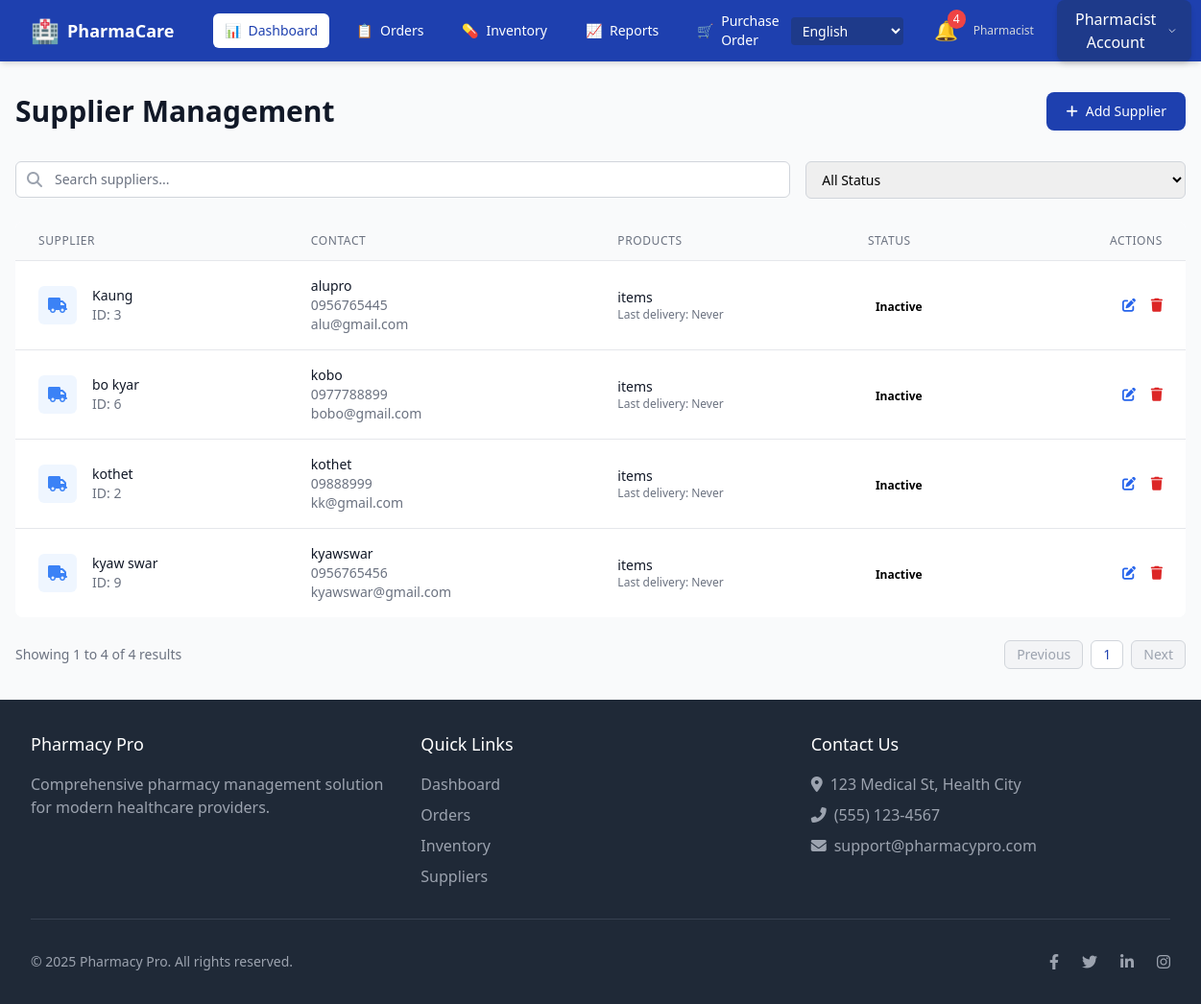
Page /en/suppliers/ (signed in) on the earlier database version.
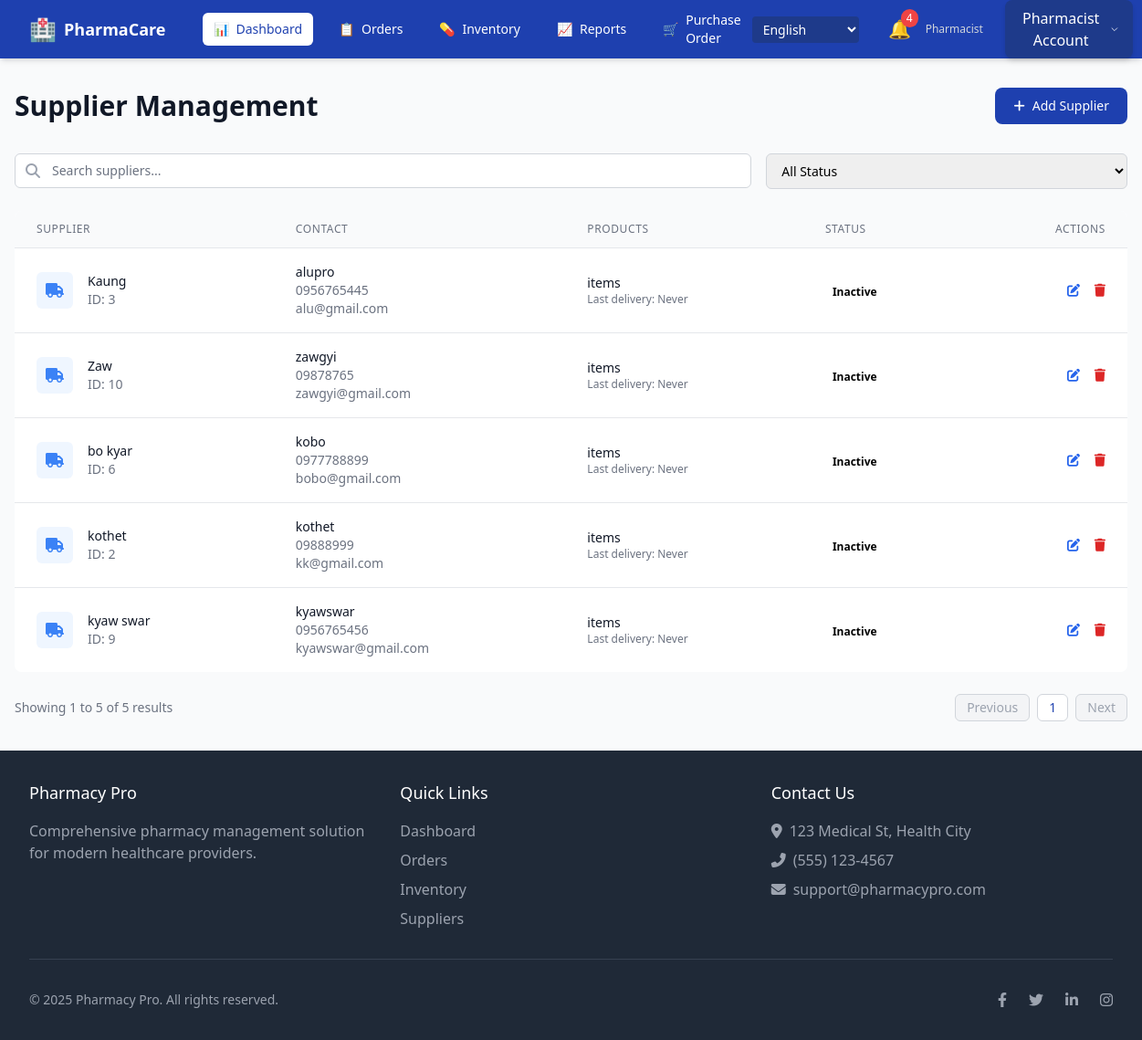
Same page on the later database version.
### ourapp/models.py (models this page shows, shortened)
class Supplier(models.Model):
    supplier_name = models.CharField(max_length=255, blank=True, null=True, verbose_name=_("Supplier Name"))
    company = models.CharField(max_length=255, blank=True, null=True, verbose_name=_("Company"))
    contact_person = models.CharField(max_length=255, blank=True, null=True, verbose_name=_("Contact Person"))
    email = models.EmailField(blank=True, null=True, verbose_name=_("Email"))
    phone = models.CharField(max_length=50, blank=True, null=True, verbose_name=_("Phone"))
    address = models.TextField(blank=True, null=True, verbose_name=_("Address"))
    status = models.BooleanField(blank=True, null=True, verbose_name=_("Active"))

### ourapp/views.py (the view)
# urls.py: path('suppliers/', purchaseorder_view, name='purchaseorder_view'),
def purchaseorder_view(request):
    supplier_list = Supplier.objects.all().order_by('supplier_name')
    paginator = Paginator(supplier_list, 10)  # Show 10 suppliers per page
    page_number = request.GET.get('page')
    suppliers = paginator.get_page(page_number)
    return render(request, 'purchaseorder.html', {'suppliers': suppliers})

### ourapp/context_processors.py (called while the page is built)
def expiry_alert_items(request):
    if request.user.is_authenticated and hasattr(request.user, 'userprofile'):
        if request.user.userprofile.role == 'pharmacist':
            today = date.today()
            threshold_date = today + timedelta(days=90)
            expiring_items = Item.objects.filter(exp_date__lte=threshold_date, exp_date__gte=today).order_by('exp_date')
            return {'expiring_items': expiring_items}
    return {}

### templates/purchaseorder.html (shortened to what the changed rows need)
<!DOCTYPE html>
{% load i18n %}
<html lang="{{ request.LANGUAGE_CODE }}">
<head>
    <link rel="stylesheet" href="https://cdnjs.cloudflare.com/ajax/libs/font-awesome/6.4.0/css/all.min.css">
    <script src="https://cdn.tailwindcss.com"></script>
</head>
<body class="bg-gray-50 flex flex-col min-h-screen">
    <div class="w-full px-4 py-8">
        <div class="flex flex-col md:flex-row justify-between items-start md:items-center mb-8">
            <div>
                <h1 class="text-3xl font-bold text-gray-900">{% trans "Supplier Management" %}</h1>
            </div>
        </div>
        <div class="card bg-white rounded-lg overflow-hidden mb-6">
            <div class="responsive-table">
                <table class="min-w-full divide-y divide-gray-200">
                    <thead class="bg-gray-50">
                        <tr>
                            <th scope="col" class="px-6 py-3 text-left text-xs font-medium text-gray-500 uppercase tracking-wider">{% trans "Supplier" %}</th>
                            <th scope="col" class="px-6 py-3 text-left text-xs font-medium text-gray-500 uppercase tracking-wider">{% trans "Contact" %}</th>
                            <th scope="col" class="px-6 py-3 text-left text-xs font-medium text-gray-500 uppercase tracking-wider">{% trans "Products" %}</th>
                            <th scope="col" class="px-6 py-3 text-left text-xs font-medium text-gray-500 uppercase tracking-wider">{% trans "Status" %}</th>
                            <th scope="col" class="px-6 py-3 text-right text-xs font-medium text-gray-500 uppercase tracking-wider">{% trans "Actions" %}</th>
                        </tr>
                    </thead>
                    <tbody class="bg-white divide-y divide-gray-200" id="supplier-items">
                        {% for supplier in suppliers %}
                        <tr class="hover:bg-gray-50" data-status="{% if supplier.is_active %}active{% else %}inactive{% endif %}">
                            <td class="px-6 py-4 whitespace-nowrap">
                                <div class="flex items-center">
                                    <div class="flex-shrink-0 h-10 w-10 flex items-center justify-center bg-blue-50 rounded-md">
                                        <i class="fas fa-truck text-blue-500"></i>
                                    </div>
                                    <div class="ml-4">
                                        <div class="text-sm font-medium text-gray-900">{{ supplier.supplier_name }}</div>
                                        <div class="text-sm text-gray-500">{% trans "ID" %}: {{ supplier.id }}</div>
                                    </div>
                                </div>
                            </td>
                            <td class="px-6 py-4 whitespace-nowrap">
                                <div class="text-sm text-gray-900">{{ supplier.contact_person }}</div>
                                <div class="text-sm text-gray-500">{{ supplier.phone }}</div>
                                <div class="text-sm text-gray-500">{{ supplier.email }}</div>
                            </td>
                            <td class="px-6 py-4 whitespace-nowrap">
                                <div class="text-sm text-gray-900">{{ supplier.products.count }} {% trans "items" %}</div>
                                <div class="text-xs text-gray-500">{% trans "Last delivery" %}: {{ supplier.last_delivery|date:"Y-m-d"|default:_("Never") }}</div>
                            </td>
                            <td class="px-6 py-4 whitespace-nowrap">
                                <span class="px-2 inline-flex text-xs leading-5 font-semibold rounded-full {% if supplier.is_active %}badge-active{% else %}badge-inactive{% endif %}">
                                    {% if supplier.is_active %}{% trans "Active" %}{% else %}{% trans "Inactive" %}{% endif %}
                                </span>
                            </td>
                            <td class="px-6 py-4 whitespace-nowrap text-right text-sm font-medium">
                                <button class="text-blue-600 hover:text-blue-900 mr-3 edit-supplier-btn"
                                    data-id="{{ supplier.id }}"
                                    data-name="{{ supplier.supplier_name }}"
                                    data-company="{{ supplier.company }}"
                                    data-contact="{{ supplier.contact_person }}"
                                    data-phone="{{ supplier.phone }}"
                                    data-email="{{ supplier.email }}"
                                    data-address="{{ supplier.address }}"
                                    data-active="{{ supplier.status }}">
                                    <i class="fas fa-edit"></i>
                                </button>
                                <button class="text-red-600 hover:text-red-900 delete-supplier-btn"
                                    data-id="{{ supplier.id }}">
                                    <i class="fas fa-trash"></i>
                                </button>
                            </td>
                        </tr>
                        {% empty %}
                        <tr>
                            <td colspan="5" class="px-6 py-4 text-center text-gray-500">
                                {% trans "No suppliers found" %}
                            </td>
                        </tr>
                        {% endfor %}
                    </tbody>
                </table>
            </div>
        </div>
        <div class="flex items-center justify-between">
            <div class="text-sm text-gray-500">
            </div>
            <nav class="flex space-x-2">
                {% if suppliers.has_previous %}
                <a href="?page={{ suppliers.previous_page_number }}" class="px-3 py-1 rounded-md border border-gray-300 bg-white text-sm font-medium text-gray-500 hover:bg-gray-50">{% trans "Previous" %}</a>
                {% else %}
                <span class="px-3 py-1 rounded-md border border-gray-300 bg-gray-100 text-sm font-medium text-gray-400 cursor-not-allowed">{% trans "Previous" %}</span>
                {% endif %}
                {% for i in suppliers.paginator.page_range %}
                {% if suppliers.number == i %}
                <span class="px-3 py-1 rounded-md border border-gray-300 bg-white text-sm font-medium text-primary bg-blue-50">{{ i }}</span>
                {% else %}
                <a href="?page={{ i }}" class="px-3 py-1 rounded-md border border-gray-300 bg-white text-sm font-medium text-gray-500 hover:bg-gray-50">{{ i }}</a>
                {% endif %}
                {% endfor %}
                {% if suppliers.has_next %}
                <a href="?page={{ suppliers.next_page_number }}" class="px-3 py-1 rounded-md border border-gray-300 bg-white text-sm font-medium text-gray-500 hover:bg-gray-50">{% trans "Next" %}</a>
                {% else %}
                <span class="px-3 py-1 rounded-md border border-gray-300 bg-gray-100 text-sm font-medium text-gray-400 cursor-not-allowed">{% trans "Next" %}</span>
                {% endif %}
            </nav>
        </div>
    </div>
</body>
</html>

Differences in the rows shown:
added Supplier: supplier_name "Zaw", id "10", contact_person "zawgyi", phone "09878765", email "zawgyi@gmail.com", last_delivery "Never"
Other differences:
text no longer shown: "Showing 1 to 4 of 4 results"
text now shown: "Showing 1 to 5 of 5 results"
